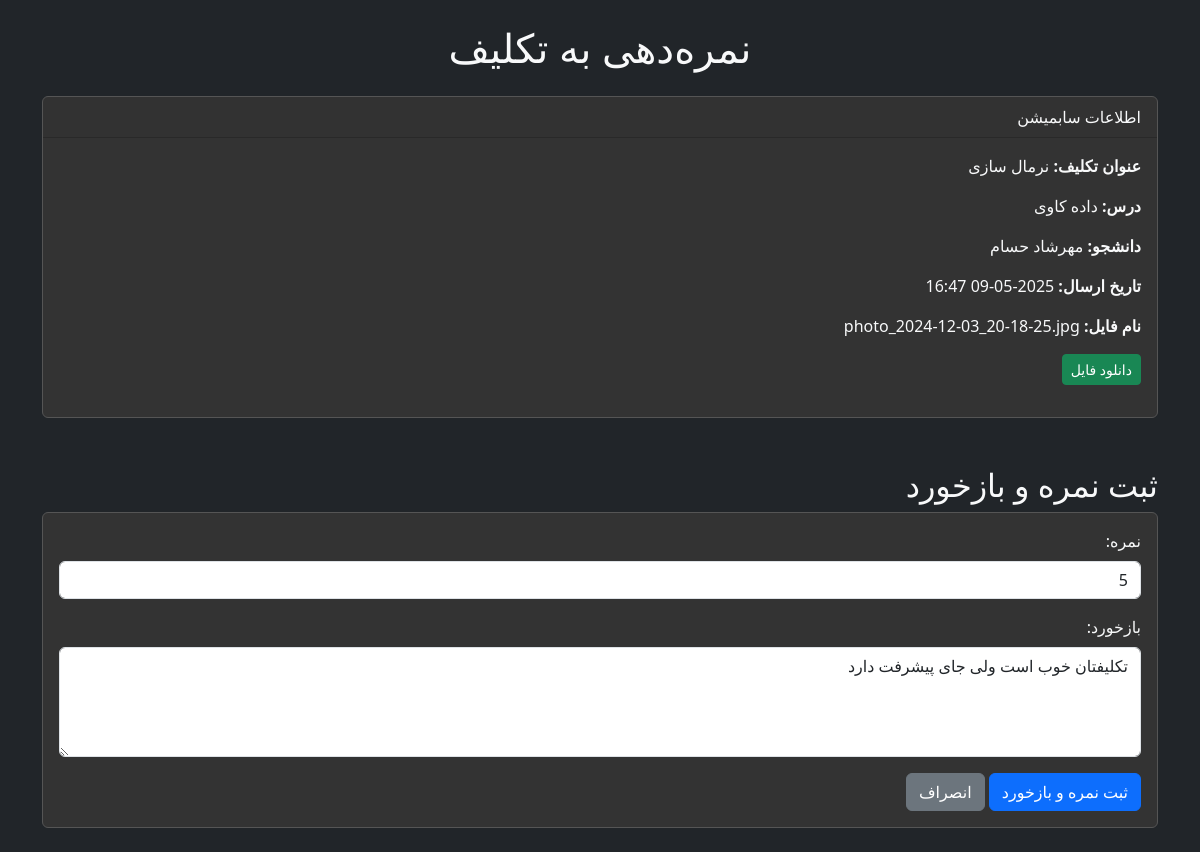
The page /teacher/grade_submission/1 (signed in) on the database its author committed.
### main.py (models this page shows, shortened)
class DefinedAssignment(db.Model):
    id = db.Column(db.Integer, primary_key=True)
    title = db.Column(db.String(100), nullable=False)
    description = db.Column(db.Text, nullable=True)
    created_date = db.Column(db.DateTime, nullable=False, default=datetime.utcnow)
    deadline = db.Column(db.DateTime, nullable=True) # مهلت ارسال
    teacher_id = db.Column(db.Integer, db.ForeignKey('user.id'), nullable=False)
    course_id = db.Column(db.Integer, db.ForeignKey('course.id'), nullable=False) # ارتباط با مدل درس
    submissions = db.relationship('Submission', backref='defined_assignment', lazy=True, cascade="all, delete-orphan")

class Course(db.Model):
    id = db.Column(db.Integer, primary_key=True)
    name = db.Column(db.String(100), nullable=False)
    teacher_id = db.Column(db.Integer, db.ForeignKey('user.id'), nullable=False)
    assignments = db.relationship('DefinedAssignment', backref='course', lazy=True, cascade="all, delete-orphan")

class User(db.Model, UserMixin):
    id = db.Column(db.Integer, primary_key=True)
    first_name = db.Column(db.String(100), nullable=False)
    last_name = db.Column(db.String(100), nullable=False)
    email = db.Column(db.String(120), unique=True, nullable=False)
    password = db.Column(db.String(60), nullable=False)
    role = db.Column(db.String(20), nullable=False) # 'دانشجو' یا 'استاد'
    taught_courses = db.relationship('Course', backref='teacher', lazy=True)
    defined_assignments = db.relationship('DefinedAssignment', backref='teacher', lazy=True)
    submissions = db.relationship('Submission', backref='student', lazy=True)

class Submission(db.Model):
    id = db.Column(db.Integer, primary_key=True)
    filename = db.Column(db.String(150), nullable=False)
    upload_date = db.Column(db.DateTime, nullable=False, default=datetime.utcnow)
    grade = db.Column(db.String(10), nullable=True) # فیلد نمره (می‌تواند رشته برای Pass/Fail یا عدد باشد)
    feedback = db.Column(db.Text, nullable=True) # فیلد بازخورد استاد
    student_id = db.Column(db.Integer, db.ForeignKey('user.id'), nullable=False)
    defined_assignment_id = db.Column(db.Integer, db.ForeignKey('defined_assignment.id'), nullable=False)

### main.py (the view, shortened to what this page needs)
@app.route('/teacher/grade_submission/<int:submission_id>', methods=['GET', 'POST'])
@login_required
def grade_submission(submission_id):
    if current_user.role != 'استاد':
        flash('شما اجازه دسترسی به این صفحه را ندارید.', 'danger')
        return redirect(url_for('index'))
    submission = Submission.query.get_or_404(submission_id)
    if submission.defined_assignment.teacher_id != current_user.id:
        flash('شما اجازه نمره‌دهی به این سابمیشن را ندارید.', 'danger')
        return redirect(url_for('teacher_dashboard')) # یا ریدایرکت به صفحه سابمیشن‌های همان تکلیف
    return render_template('grade_submission.html', submission=submission)

### main.py (called while the page is built)
@login_manager.user_loader
def load_user(user_id):
    return User.query.get(int(user_id))

### templates/grade_submission.html (shortened to what this page needs)
{% extends "base.html" %}
{% block content %}
<h1 class="text-center mb-4">نمره‌دهی به تکلیف</h1>
<div class="card bg-secondary text-light mb-4">
    <div class="card-header">اطلاعات سابمیشن</div>
    <div class="card-body">
        <p><strong>عنوان تکلیف:</strong> {{ submission.defined_assignment.title }}</p>
        <p><strong>درس:</strong> {{ submission.defined_assignment.course.name if submission.defined_assignment.course else '-' }}</p>
        <p><strong>دانشجو:</strong> {{ submission.student.first_name }} {{ submission.student.last_name }}</p>
        <p><strong>تاریخ ارسال:</strong> {{ submission.upload_date.strftime('%Y-%m-%d %H:%M') }}</p>
        <p><strong>نام فایل:</strong> {{ submission.filename }}</p>
        <p><a href="{{ url_for('uploaded_file', filename=submission.filename) }}" class="btn btn-sm btn-success">دانلود فایل</a></p>
    </div>
</div>
<h2 class="mt-5">ثبت نمره و بازخورد</h2>
<div class="card bg-secondary text-light mb-4">
    <div class="card-body">
        <form method="POST" action="{{ url_for('grade_submission', submission_id=submission.id) }}">
            <div class="mb-3">
                <label for="grade" class="form-label">نمره:</label>
                <input type="text" class="form-control form-control-dark" id="grade" name="grade" value="{{ submission.grade if submission.grade else '' }}">
            </div>
            <div class="mb-3">
                <label for="feedback" class="form-label">بازخورد:</label>
                <textarea class="form-control form-control-dark" id="feedback" name="feedback" rows="4">{{ submission.feedback if submission.feedback else '' }}</textarea>
            </div>
            <button type="submit" class="btn btn-primary">ثبت نمره و بازخورد</button>
             <a href="{{ url_for('assignment_submissions', assignment_id=submission.defined_assignment.id) }}" class="btn btn-secondary">انصراف</a>
        </form>
    </div>
</div>
{% endblock %}

### static/css/style.css (style rules this page uses)
body { background-color: #1a1a1a; color: #f0f0f0; font-family: 'Vazirmatn', sans-serif; direction: rtl; text-align: right; }
.form-control-dark, .form-select-dark { background-color: #333; color: #f0f0f0; border-color: #555; }
.form-control-dark::placeholder { color: #bbb; }
.btn-primary { background-color: #007bff; border-color: #007bff; }
.btn-success { background-color: #28a745; border-color: #28a745; }
.card.bg-secondary { background-color: #333 !important; color: #f0f0f0; border-color: #555; }
.card-header { border-bottom: 1px solid #555; }

### rows shown on the page
DefinedAssignment: defined_assignment "نرمال سازی"
Course: defined_assignment.course "داده کاوی"
User: student.first_name "مهرشاد", student.last_name "حسام"
Submission: upload_date "2025-05-09 16:47", filename "photo_2024-12-03_20-18-25.jpg", grade "5", feedback "تکلیفتان خوب است ولی جای پیشرفت دارد"
